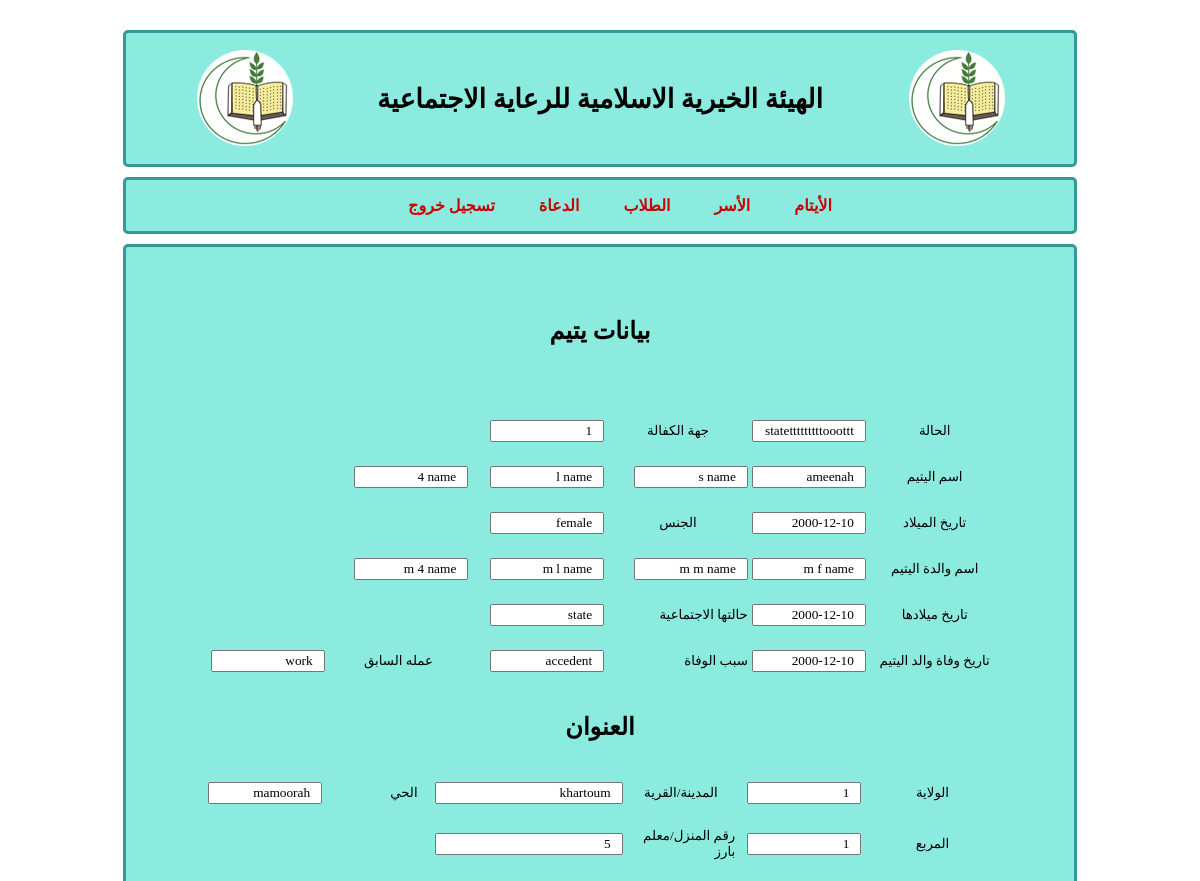
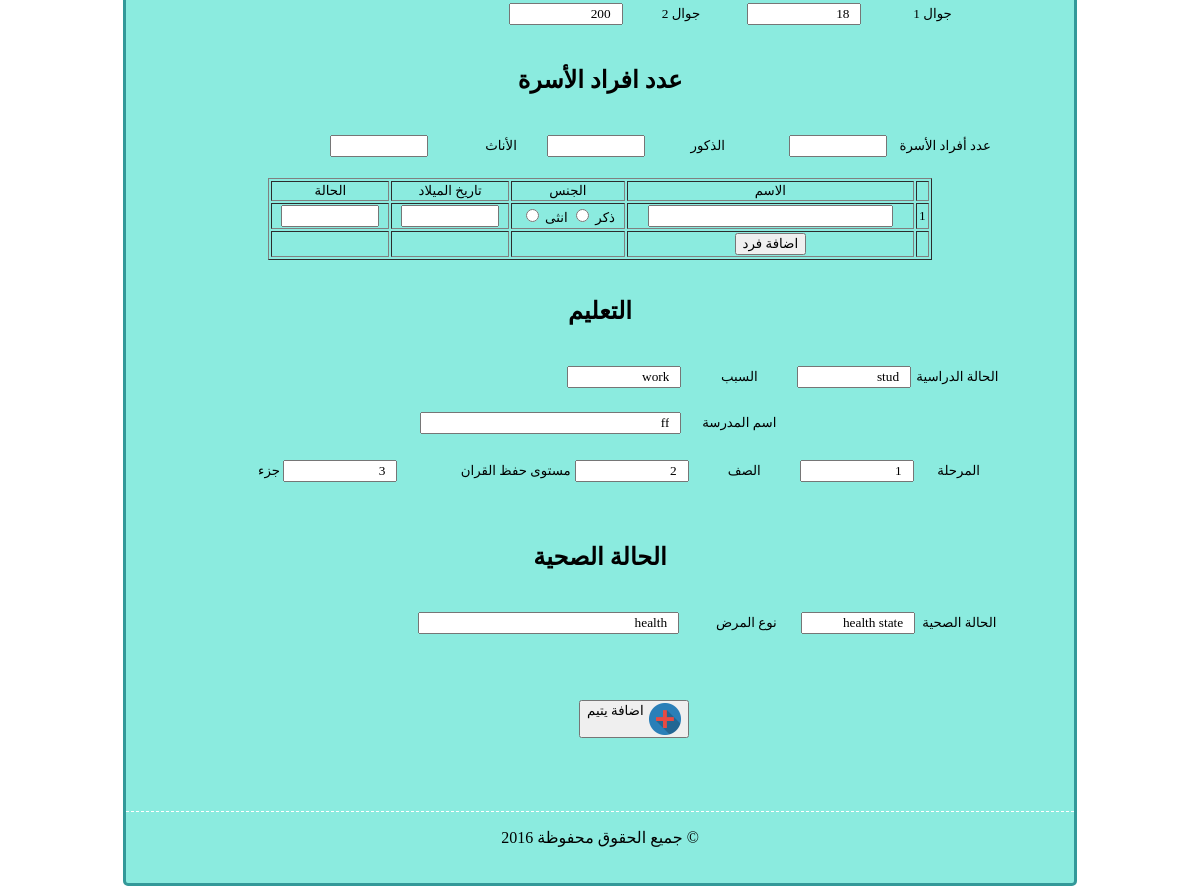
The page /employee/orphan/orphanInfo.php?id=2 on the database its author committed (2 pictures, top to bottom).
### tables this page shows
CREATE TABLE IF NOT EXISTS `orphan` (
  `id` int(11) NOT NULL AUTO_INCREMENT,
  `state` varchar(50) NOT NULL,
  `warranty_organization` int(11) NOT NULL,
  `first_name` varchar(50) NOT NULL,
  `meddle_name` varchar(50) NOT NULL,
  `last_name` varchar(50) NOT NULL,
  `last_4th_name` varchar(50) NOT NULL,
  `birth_date` date NOT NULL,
  `sex` varchar(6) NOT NULL,
  `mother_first_name` varchar(50) NOT NULL,
  `mother_middle_name` varchar(50) NOT NULL,
  `mother_last_name` varchar(50) NOT NULL,
  `mother_4th_name` varchar(50) NOT NULL,
  `mother_Birth_date` date NOT NULL,
  `mother_state` varchar(100) NOT NULL,
  `father_dead_date` date NOT NULL,
  `father_dead_cause` varchar(100) NOT NULL,
  `father_work` varchar(100) NOT NULL,
  `residence_state` int(11) NOT NULL,
  `city` varchar(100) NOT NULL,
  `District` varchar(100) NOT NULL,
  `section` int(10) NOT NULL,
  `house_no` int(50) NOT NULL,
  `phone1` int(20) NOT NULL,
  `phone2` int(20) NOT NULL,
  `studing_state` varchar(50) NOT NULL,
  `nonstuding_cause` varchar(50) NOT NULL,
  `school_name` varchar(50) NOT NULL,
  `level` varchar(100) NOT NULL,
  `year` varchar(100) NOT NULL,
  `quran_parts` int(10) NOT NULL,
  `health_state` varchar(50) NOT NULL,
  `ill_cause` varchar(50) NOT NULL,
  `data_entery_name` varchar(50) NOT NULL,
  `data_entery_date` date NOT NULL,
  UNIQUE KEY `id` (`id`),
  KEY `warranty_organization` (`warranty_organization`),
  KEY `residence_state` (`residence_state`)
);

### utils/orphanAPI.php (called while the page is built, shortened)
<?php
function fp_orphan_get($extra = ''){
	$query = sprintf("SELECT * FROM `orphan` %s",$extra);
	$qresult = @mysql_query($query);
	$rcount = mysql_num_rows($qresult);
	$orphans = array();
	for($i = 0 ; $i < $rcount ; $i++)
		$orphans[@count($orphans)] = @mysql_fetch_object($qresult);
	return $orphans ;
	}
function fp_orphan_get_by_id($id){
	$oid = (int)$id;
	$orphans = fp_orphan_get("WHERE `id` = ".$oid);
	$orphan = $orphans[0];
	return $orphan ;
	}
?>

### employee/orphan/orphanInfo.php (the view, shortened to what this page needs)
<?php
	include('../../utils/orphanAPI.php');
	$id = (int)$_GET['id'];
	$orphan = fp_orphan_get_by_id($id);
?>
<!DOCTYPE html PUBLIC "-//W3C//DTD XHTML 1.0 Transitional//EN" "http://www.w3.org/TR/xhtml1/DTD/xhtml1-transitional.dtd">
<html xmlns="http://www.w3.org/1999/xhtml">
<head>
<link href="../../style/pageStyle.css" rel="stylesheet" type="text/css" />
</head>
<body>
<div id="title">
<table width="90%" border="0" align="center">
  <tr>
    <td><img src="../../images/logo.png" /></td>
    <td><h1>الهيئة الخيرية الاسلامية للرعاية الاجتماعية</h1></td>
    <td><img src="../../images/logo.png" /></td>
  </tr>
</table>
</div>
<div class="menu">
	<ul>
      <li><a href="cars.html">تسجيل خروج</a>
      <li><a href="customers.html">الدعاة</a>
      <li><a href="employees.html">الطلاب</a>
      <li><a href="reports.html">الأسر</a>
      <li><a href="main.html">الأيتام</a>
   </ul>
</div>
<div class="main">
<div class="login">
<h2 align="center">بيانات يتيم </h2>
<br />
<br />
<form action="saveOrphan.php" method="post" >
<table width="85%" border="0" align="center">
  <tr align="center">
  	<td width="16%" align="right">&nbsp;</td>
  	<td width="18%" align="center">&nbsp;</td>
    <td width="17%" align="right">
        <input class="textFiels" size="10" maxlength="30" value="<?php echo $orphan->warranty_organization?>" />
    </td>
    <td width="18%">جهة الكفالة</td>
    <td width="14%" align="right">
        <input class="textFiels" size="10" maxlength="30" value="<?php echo $orphan->state?>" />
    </td>
    <td width="20%" align="center">الحالة</td>
  </tr>
  <tr>
    <td>&nbsp;</td>
  </tr>
    <tr align="center">
	<td>&nbsp;</td>
        <td align="right"><input class="textFiels" name="name4" type="text" id="name4" tabindex="5" size="10" maxlength="30" value="<?php echo $orphan->last_4th_name?>" /></td>
    <td align="right"><input class="textFiels" name="name3" type="text" tabindex="4" id="name3" size="10" maxlength="30"  value="<?php echo $orphan->last_name?>" /></td>
    <td align="right"><input class="textFiels" name="name2" type="text" tabindex="3" id="name2" size="10" maxlength="30"  value="<?php echo $orphan->meddle_name?>" /></td>
    <td align="right"><input class="textFiels" name="name1" tabindex="2" type="text" id="name1" size="10" maxlength="30" value="<?php echo $orphan->first_name?>"  /></td>
    <td align="center">اسم اليتيم</td>
  </tr>
    <tr>
    <td>&nbsp;</td>
  </tr>
    <tr align="right">
	<td>
        </td>
        <td align="right"></td>
    <td align="right">
        <input class="textFiels" size="10" maxlength="30" value="<?php echo $orphan->sex?>" />
    </td>
  	<td align="center">الجنس</td>
        <td align="right">
        <input class="textFiels" size="10" maxlength="30" value="<?php echo $orphan->birth_date?>" />
      </td>
    <td align="center">تاريخ الميلاد</td>
  </tr>
    <tr>
    <td>&nbsp;</td>
  </tr>
    <tr align="center">
	<td>&nbsp;</td>
  	<td align="right"><input class="textFiels" name="mname4" type="text" id="mname4" size="10" maxlength="30"  value="<?php echo $orphan->mother_4th_name?>" /></td>
    <td align="right"><input class="textFiels" name="mname3" type="text" id="mname3" size="10" maxlength="30"  value="<?php echo $orphan->mother_last_name?>" /></td>
    <td align="right"><input class="textFiels" name="mname2" type="text" id="mname2" size="10" maxlength="30"  value="<?php echo $orphan->mother_middle_name?>" /></td>
    <td align="right"><input class="textFiels" name="mname1" type="text" id="mname1" size="10" maxlength="30"  value="<?php echo $orphan->mother_first_name?>" /></td>
    <td align="center">اسم والدة اليتيم</td>
  </tr>
  <tr>
    <td>&nbsp;</td>
  </tr>
    <tr align="right">
    <td align="right"></td>
    <td align="right">
      </td>
    <td>
        <input class="textFiels" size="10" maxlength="30" value="<?php echo $orphan->mother_state?>" />
    	</td>
  	<td align="right">حالتها الاجتماعية
  	  </td>
    <td align="right">
    <input class="textFiels" size="10" maxlength="30" value="<?php echo $orphan->mother_Birth_date?>" />
    </td>
    <td align="center">تاريخ ميلادها</td>
  </tr>
  <tr>
    <td>&nbsp;</td>
  </tr>
    <tr align="center">
  	<td align="right"><input class="textFiels" name="lw" type="text" id="lw" size="10" maxlength="30" value="<?php echo $orphan->father_work?>" /></td>
    <td>عمله السابق</td>
    <td align="right"><input class="textFiels" name="dr" type="text" id="dr" size="10" maxlength="30" value="<?php echo $orphan->father_dead_cause?>" /></td>
    <td align="right">سبب الوفاة</td>
    <td align="right"><input class="textFiels" name="fdd" type="text" id="fdd" size="10" maxlength="30" value="<?php echo $orphan->father_dead_date?>" /></td>
    <td align="center">تاريخ وفاة والد اليتيم</td>
  </tr>
</table>
<br />
<h2 align="center">العنوان</h2>
<br />
<table width="85%" border="0" align="center" id=" ">
  <tr align="center">
  	<td width="13%" align="right"><input class="textFiels" name="district" type="text" id="district" size="10" maxlength="30" value="<?php echo $orphan->District?>"/></td>
  	<td width="11%" align="right">الحي</td>
    <td width="22%" align="right"><input class="textFiels" name="city" type="text" id="city" size="20" maxlength="30"  value="<?php echo $orphan->city?>" /></td>
    <td width="13%" align="center">المدينة/القرية</td>
    <td width="14%" align="right">
    <input class="textFiels" name="district" type="text" id="district" size="10" maxlength="30" value="<?php echo $orphan->residence_state?>"/>
      </td>
    <td width="16%" align="center">الولاية</td>
  </tr>
  <tr>
    <td>&nbsp;</td>
  </tr>
    <tr align="center">
	<td>&nbsp;</td>
  	<td align="right"></td>
    <td align="right"><input class="textFiels" name="hno" type="text" id="hno" size="20" maxlength="30"  value="<?php echo $orphan->house_no?>"/></td>
    <td align="right">رقم المنزل/معلم بارز</td>
    <td align="right"><input class="textFiels" name="section" type="text" id="section" size="10" maxlength="30" value="<?php echo $orphan->section?>" /></td>
    <td align="center">المربع</td>
  </tr>
    <tr>
    <td>&nbsp;</td>
  </tr>
    <tr align="right">
	<td>&nbsp;</td>
    <td>&nbsp;</td>
     <td align="right"><input class="textFiels" name="tel2" type="text" id="tel2" size="10" maxlength="30"  value="<?php echo $orphan->phone2?>"/></td>
    <td align="center">جوال 2</td>
    <td align="right"><input class="textFiels" name="tel1" type="text" id="tel1" size="10" maxlength="30" value="<?php echo $orphan->phone1?>" /></td>
    <td align="center">جوال 1</td>
  </tr>
</table>
<br />
<h2 align="center">عدد افراد الأسرة</h2>
<br />
<table width="85%" border="0" align="center" id=" ">
  <tr align="center">
  	<td width="29%" align="right"><input name="femaleno" type="text" readonly="readonly" id="femaleno" size="10" maxlength="30" /></td>
  	<td width="11%" align="right">الأناث</td>
    <td width="16%" align="right"><input name="maleno" type="text" readonly="readonly" id="maleno" size="10" maxlength="30" /></td>
    <td width="15%" align="center">الذكور</td>
    <td width="15%" align="right"><input name="fno" type="text" readonly="readonly" id="fno" size="10" maxlength="30" /></td>
    <td width="14%" align="center">عدد أفراد الأسرة</td>
  </tr>
 <table width="70%" border="1" align="center">
 <form action="" method="get">
   <br />
  <tr>
    <td align="center">الحالة</td>
    <td align="center">تاريخ الميلاد</td>
    <td align="center">الجنس</td>
    <td align="center">الاسم</td>
    <td align="center">&nbsp;</td>
  </tr>
  <tr>
    <td align="center"><input class="textFielsS" name="fbstate" type="text" id="un2" size="10" maxlength="30" /></td>
    <td align="center"><input class="textFielsS" name="fmbd" type="text" id="un2" size="10" maxlength="30" /></td>
    <td align="center"><label>
  	    <input type="radio" name="gender" value="1" id="gender_0" />
  	    ذكر</label>
        <label>
  	    <input type="radio" name="gender" value="2" id="gender_1" />
  	    انثى</label></td>
    <td align="center"><input class="textFielsS" name="fbname" type="text" id="un2" size="30" maxlength="30" /></td>
    <td align="center">1</td>
  </tr>
  <tr >
  	<td></td>
    <td></td>
    <td></td>
    <td align="center"><input type="button" name="login " id="login " onclick="goto_save_family_member()" value="اضافة فرد" /></td>
    <td></td>
  </tr>
    </form>
</table>
</table>
<br />
<h2 align="center">التعليم</h2>
<br />
<table width="85%" border="0" align="center" id=" ">
  <tr align="center">
  	<td width="11%"></td>
  	<td width="9%" align="right">&nbsp;</td>
  	<td width="41%" align="right"><input name="teachingr" type="text" readonly="readonly"  class="textFiels" id="teachingr" value="<?php echo $orphan->nonstuding_cause?>" size="10" maxlength="30" />
  	  </td>
	<td width="14%" align="center">السبب</td>
        <td width="14%" align="center">
        <input class="textFiels" name="illt" type="text" id="illt" size="10" maxlength="30" value="<?php echo $orphan->studing_state?>"  />
    </td>
        <td width="11%">الحالة الدراسية</td>
  </tr>
  <tr>
    <td>&nbsp;</td>
  </tr>
  <tr align="center">
  	<td></td>
    <td></td>
	<td width="41%" align="right"><input class="textFiels" name="illt" type="text" id="illt" size="30" maxlength="30" value="<?php echo $orphan->school_name?>"  /></td>
        <td width="14%" align="center">اسم المدرسة</td>
        <td></td>
  	<td></td>
  </tr>
  <tr>
    <td>&nbsp;</td>
  </tr>
  </table>
  <table width="85%" border="0" align="center" id=" ">
    <tr align="center">
  	<td width="26%" align="right">جزء
  	  <input class="textFiels" name="class" type="text" id="class" size="10" maxlength="10" value="<?php echo $orphan->quran_parts?>" /></td></td>
  	<td width="23%" align="right">مستوى حفظ القران</td>
  	<td width="13%" align="right"><input class="textFiels" name="class" type="text" id="class" size="10" maxlength="30" value="<?php echo $orphan->year?>" /></td>
	<td width="14%" align="center">الصف</td>
        <td width="13%" align="center"><input class="textFiels" name="level" type="text" id="level" size="10" maxlength="30" value="<?php echo $orphan->level?>"/></td>
        <td width="11%">المرحلة</td>
  </tr>
  <tr>
    <td>&nbsp;</td>
  </tr>
</table>
<br />
<h2 align="center">الحالة الصحية</h2>
<br />
  <table width="85%" border="0" align="center" id=" ">
  <tr align="center">
  	<td width="2%"></td>
  	<td width="28%" align="right"></td>
  	<td width="35%" align="left"><input class="textFiels" name="illt" type="text" id="illt" size="30" maxlength="30" value="<?php echo $orphan->ill_cause?>"  /></td>
	<td width="14%" align="center" id="illLable">نوع المرض</td>
        <td width="10%" align="center">
        <input class="textFiels" name="illt" type="text" id="illt" size="10" maxlength="30" value="<?php echo $orphan->health_state?>"  />
    </td>
        <td width="18%">الحالة الصحية </td>
  </tr>
  <tr>
    <td>&nbsp;</td>
  </tr>
</table>
<table width="85%" border="0" align="center" id=" ">
  <tr>
    <td>&nbsp;</td>
  </tr>
   <tr>
    <td>&nbsp;</td>
  </tr>
  <tr>
  	<td>&nbsp;</td>
    <td>&nbsp;</td>
    <td>&nbsp;</td>
    <td align="center"><button class="add_bt" name="add" type="button" onclick="IsEmpty()" ><img align="right" src="../../images/style images/add_icon.png" style="padding-left:5px" /> اضافة يتيم  </button></td>
    <td>&nbsp;</td>
  </tr>
  </form>
</div>
<div id="footer">
<p>جميع الحقوق محفوظة 2016 &copy;</p>
</div>
</div>
</body>
</html>

### style/pageStyle.css (style rules this page uses)
* { font-family:Droid Arabic Kufi; }
* td { font-size: 10pt; }
.main { width:80%; margin:0 auto ; border:#399 solid 3px ; border-radius:5px; margin-top:10px; padding:20px 0 20px 0 ; background:#8BEBDF; }
#title { padding:10px 0 10px 0 ; width:80%; margin:0 auto ; border:#399 solid 3px ; border-radius:5px; margin-top:30px; background:#8BEBDF; text-align:center; }
.menu { width:80%; margin:0 auto ; border:#399 solid 3px ; border-radius:5px; margin-top:10px; background:#8BEBDF; text-align:center; }
.menu ul { list-style-type:none; }
.menu ul li { display:inline; padding: 0 20px 0 20px; }
.menu a { color:#C00; font-weight:bold; text-decoration:none; }
#title h1 { color: #000; }
.login { margin-top:50px; margin-bottom:50px; }
.textFiels { padding-left:10px; padding-right:10px; text-align:right; }
#footer { margin-top:70px; text-align:center; border-top:dashed 1px #fff ; }

### rows shown on the page
orphan: warranty_organization "1", state "statetttttttttooottt", name4 "4 name", name3 "l name", name2 "s name", name1 "ameenah", sex "female", birth_date "2000-12-10", mname4 "m 4 name", mname3 "m l name", mname2 "m m name", mname1 "m f name", mother_state "state", mother_Birth_date "2000-12-10", lw "work", dr "accedent", fdd "2000-12-10", district "mamoorah", city "khartoum", district "1", hno "5", section "1", tel2 "200", tel1 "18", teachingr "work", illt "stud", illt "ff", class "3", class "2", level "1", illt "health", illt "health state"
